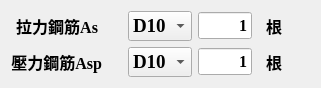
   <widget class="QWidget" name="layoutWidget">
    <property name="geometry">
     <rect>
      <x>120</x>
      <y>120</y>
      <width>321</width>
      <height>64</height>
     </rect>
    </property>
    <layout class="QGridLayout" name="gridLayout_2">
     <item row="0" column="0">
      <widget class="QLabel" name="lab_As">
       <property name="font">
        <font>
         <family>Times New Roman</family>
         <pointsize>12</pointsize>
         <weight>75</weight>
         <bold>true</bold>
        </font>
       </property>
       <property name="layoutDirection">
        <enum>Qt::LeftToRight</enum>
       </property>
       <property name="text">
        <string>拉力鋼筋As      </string>
       </property>
       <property name="alignment">
        <set>Qt::AlignRight|Qt::AlignTrailing|Qt::AlignVCenter</set>
       </property>
       <property name="buddy">
        <cstring></cstring>
       </property>
      </widget>
     </item>
     <item row="0" column="1">
      <widget class="QComboBox" name="cbx_BarAsi">
       <property name="sizePolicy">
        <sizepolicy hsizetype="Preferred" vsizetype="Fixed">
         <horstretch>0</horstretch>
         <verstretch>0</verstretch>
        </sizepolicy>
       </property>
       <property name="font">
        <font>
         <family>Times New Roman</family>
         <pointsize>14</pointsize>
         <weight>75</weight>
         <bold>true</bold>
        </font>
       </property>
       <property name="currentText">
        <string>D10</string>
       </property>
       <item>
        <property name="text">
         <string>D10</string>
        </property>
       </item>
       <item>
        <property name="text">
         <string>D13</string>
        </property>
       </item>
       <item>
        <property name="text">
         <string>D16</string>
        </property>
       </item>
       <item>
        <property name="text">
         <string>D19</string>
        </property>
       </item>
       <item>
        <property name="text">
         <string>D22</string>
        </property>
       </item>
       <item>
        <property name="text">
         <string>D25</string>
        </property>
       </item>
       <item>
        <property name="text">
         <string>D29</string>
        </property>
       </item>
       <item>
        <property name="text">
         <string>D32</string>
        </property>
       </item>
       <item>
        <property name="text">
         <string>D36</string>
        </property>
       </item>
       <item>
        <property name="text">
         <string>D43</string>
        </property>
       </item>
       <item>
        <property name="text">
         <string>D57</string>
        </property>
       </item>
      </widget>
     </item>
     <item row="0" column="2">
      <widget class="QLineEdit" name="txb_NumAs">
       <property name="font">
        <font>
         <family>Times New Roman</family>
         <pointsize>12</pointsize>
         <weight>75</weight>
         <bold>true</bold>
        </font>
       </property>
       <property name="text">
        <string>1</string>
       </property>
       <property name="alignment">
        <set>Qt::AlignRight|Qt::AlignTrailing|Qt::AlignVCenter</set>
       </property>
      </widget>
     </item>
     <item row="0" column="3">
      <widget class="QLabel" name="label">
       <property name="font">
        <font>
         <family>Times New Roman</family>
         <pointsize>12</pointsize>
         <weight>75</weight>
         <bold>true</bold>
        </font>
       </property>
       <property name="text">
        <string>  根       </string>
       </property>
      </widget>
     </item>
     <item row="1" column="0">
      <widget class="QLabel" name="lab_Asp">
       <property name="font">
        <font>
         <family>Times New Roman</family>
         <pointsize>12</pointsize>
         <weight>75</weight>
         <bold>true</bold>
        </font>
       </property>
       <property name="layoutDirection">
        <enum>Qt::LeftToRight</enum>
       </property>
       <property name="text">
        <string>壓力鋼筋Asp     </string>
       </property>
       <property name="alignment">
        <set>Qt::AlignRight|Qt::AlignTrailing|Qt::AlignVCenter</set>
       </property>
       <property name="buddy">
        <cstring></cstring>
       </property>
      </widget>
     </item>
     <item row="1" column="1">
      <widget class="QComboBox" name="cbx_BarAsPi">
       <property name="sizePolicy">
        <sizepolicy hsizetype="Preferred" vsizetype="Fixed">
         <horstretch>0</horstretch>
         <verstretch>0</verstretch>
        </sizepolicy>
       </property>
       <property name="font">
        <font>
         <family>Times New Roman</family>
         <pointsize>14</pointsize>
         <weight>75</weight>
         <bold>true</bold>
        </font>
       </property>
       <property name="currentText">
        <string>D10</string>
       </property>
       <item>
        <property name="text">
         <string>D10</string>
        </property>
       </item>
       <item>
        <property name="text">
         <string>D13</string>
        </property>
       </item>
       <item>
        <property name="text">
         <string>D16</string>
        </property>
       </item>
       <item>
        <property name="text">
         <string>D19</string>
        </property>
       </item>
       <item>
        <property name="text">
         <string>D22</string>
        </property>
       </item>
       <item>
        <property name="text">
         <string>D25</string>
        </property>
       </item>
       <item>
        <property name="text">
         <string>D29</string>
        </property>
       </item>
       <item>
        <property name="text">
         <string>D32</string>
        </property>
       </item>
       <item>
        <property name="text">
         <string>D36</string>
        </property>
       </item>
       <item>
        <property name="text">
         <string>D43</string>
        </property>
       </item>
       <item>
        <property name="text">
         <string>D57</string>
        </property>
       </item>
      </widget>
     </item>
     <item row="1" column="2">
      <widget class="QLineEdit" name="txb_NumAsP">
       <property name="font">
        <font>
         <family>Times New Roman</family>
         <pointsize>12</pointsize>
         <weight>75</weight>
         <bold>true</bold>
        </font>
       </property>
       <property name="text">
        <string>1</string>
       </property>
       <property name="alignment">
        <set>Qt::AlignRight|Qt::AlignTrailing|Qt::AlignVCenter</set>
       </property>
      </widget>
     </item>
     <item row="1" column="3">
      <widget class="QLabel" name="label_2">
       <property name="font">
        <font>
         <family>Times New Roman</family>
         <pointsize>12</pointsize>
         <weight>75</weight>
         <bold>true</bold>
        </font>
       </property>
       <property name="text">
        <string>  根       </string>
       </property>
      </widget>
     </item>
    </layout>
   </widget>
